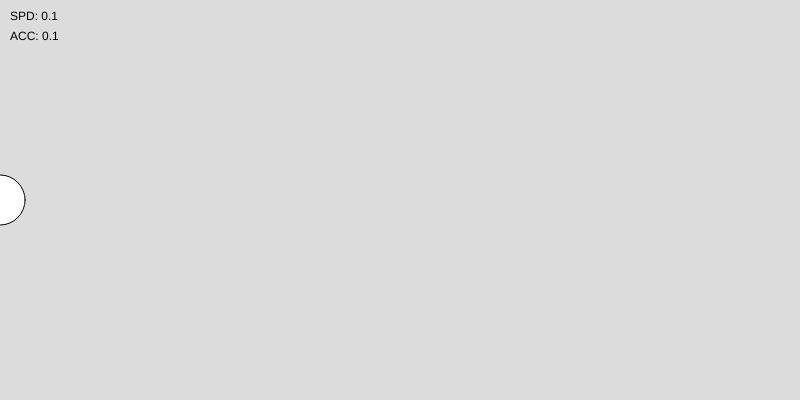
Frame 1 (no input)
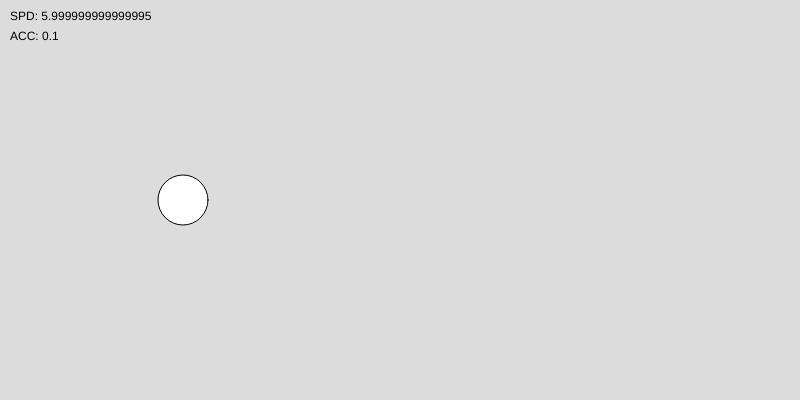
Frame 60 (no input)
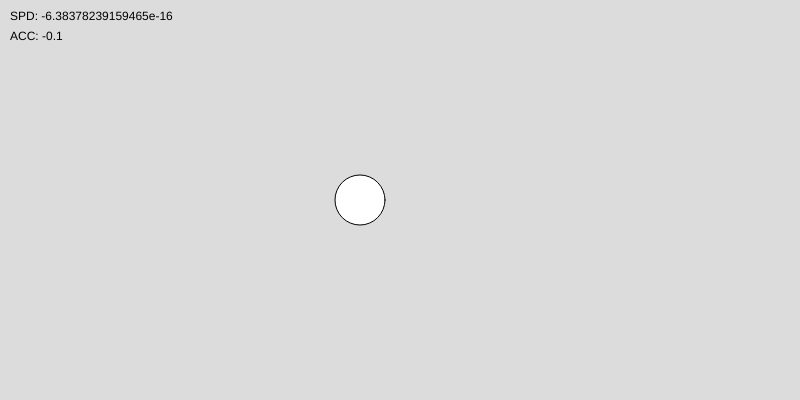
Frame 120 (the mouse pressed at the canvas centre since frame 60)

The p5.js sketch that drew these frames (run headless with seeded random() and noise() and a simulated clock; from frame 60 on, the mouse is pressed at the canvas centre):

// p5.js sketch
// ── sketch.js
// Creative Coding Lab, IMA, NYU Shanghai
// by Prof. Gottfried Haider

let x, y;
let xSpd, ySpd;
let xAcc, yAcc;
let pmouseIsPressed = false;

function setup() {
  createCanvas(800, 400);
  background(220);

  x = 0;
  y = height / 2;
  xSpd = 0;
  ySpd = 0;
  xAcc = 0.1;
  yAcc = 0;
}

function draw() {
  background(220);

  if (pmouseIsPressed == false && mouseIsPressed) {
    xAcc *= -1;
  }

  // update the speed
  xSpd = xSpd + xAcc;
  ySpd = ySpd + yAcc;

  // update the position
  x = x + xSpd;
  y = y + ySpd;

  // display the circle
  circle(x, y, 50);

  // display the speed and acceleration on x
  text("SPD: " + xSpd, 10, 20);
  text("ACC: " + xAcc, 10, 40);

  pmouseIsPressed = mouseIsPressed;
}
